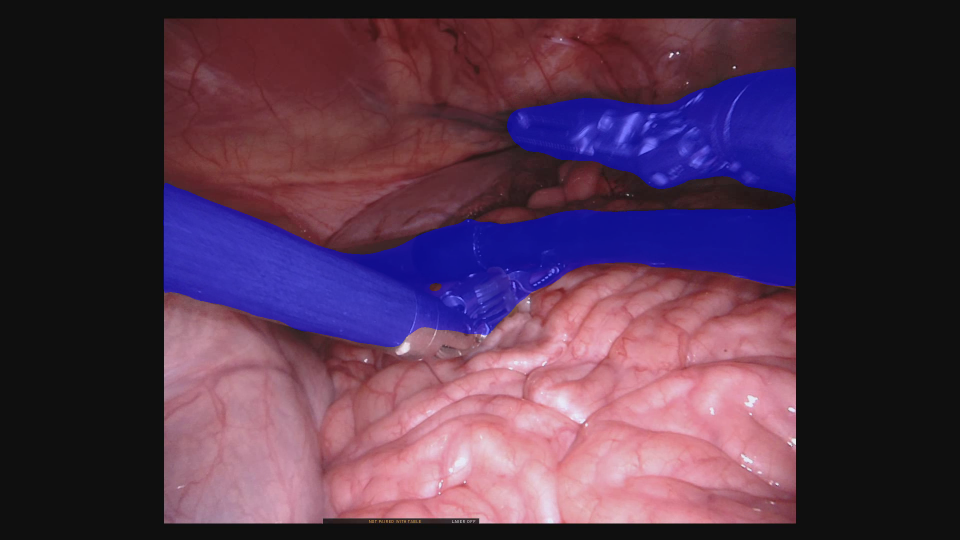
#> input picture test.png, 1920 x 1080 px, given as the content of the folder data/test_label/instrument_dataset_1, which was not available (shown at 1/2 size)
$ python prepare_test.py
#> lines starting #> are read from the running program, lines starting #| are printed output that depends on the picture; pictures that were not available may be replaced by others from this repository, and a replacement may not be noted
"""
[1] Merge masks with different instruments into one binary mask
[2] Crop black borders from images and masks
"""
from pathlib import Path

from tqdm import tqdm
import cv2
import numpy as np

data_path = Path('data')

test_path = data_path / 'test'
test_label_path = data_path / 'test_label'

cropped_test_path = data_path / 'cropped_test'

original_height, original_width = 1080, 1920
height, width = 1024, 1280
h_start, w_start = 28, 320

binary_factor = 255
parts_factor = 85
instrument_factor = 32


if __name__ == '__main__':
    for instrument_index in range(1, 11): # loop of instrument type
        instrument_folder = 'instrument_dataset_' + str(instrument_index)

        (cropped_test_path / instrument_folder / 'images').mkdir(exist_ok=True, parents=True)

        binary_mask_folder = (cropped_test_path / instrument_folder / 'binary_masks')
        binary_mask_folder.mkdir(exist_ok=True, parents=True)

        parts_mask_folder = (cropped_test_path / instrument_folder / 'parts_masks')
        parts_mask_folder.mkdir(exist_ok=True, parents=True)

        instrument_mask_folder = (cropped_test_path / instrument_folder / 'instruments_masks')
        instrument_mask_folder.mkdir(exist_ok=True, parents=True)

        mask_folders = list((test_label_path / instrument_folder).glob('*'))
        # mask_folders = [x for x in mask_folders if 'Other' not in str(mask_folders)]

        for file_name in tqdm(list((test_path / instrument_folder / 'left_frames').glob('*'))): # loop of frames
            img = cv2.imread(str(file_name))
#> img is the input picture: shape (1080, 1920, 3); mean B, G, R 76.1, 52.9, 81.8
            old_h, old_w, _ = img.shape
#> old_h = 1080; old_w = 1920

            img = img[h_start: h_start + height, w_start: w_start + width] # crop boarder
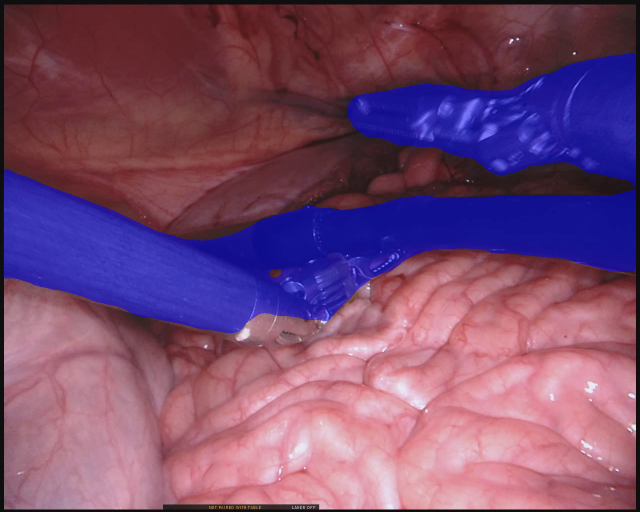
#> img: shape (1024, 1280, 3) (shown at 1/2 size); mean B, G, R 111.7, 75, 120.6
            cv2.imwrite(str(cropped_test_path / instrument_folder / 'images' / (file_name.stem + '.jpg')), img,
                        [cv2.IMWRITE_JPEG_QUALITY, 100])  # folder of cropped image

            mask_binary = np.zeros((old_h, old_w))
            mask_parts = np.zeros((old_h, old_w))
            mask_instruments = np.zeros((old_h, old_w))

            for mask_folder in mask_folders:  # loop of different mask on same image
                mask = cv2.imread(str(mask_folder / file_name.name), 0)  # correspongding mask of each image
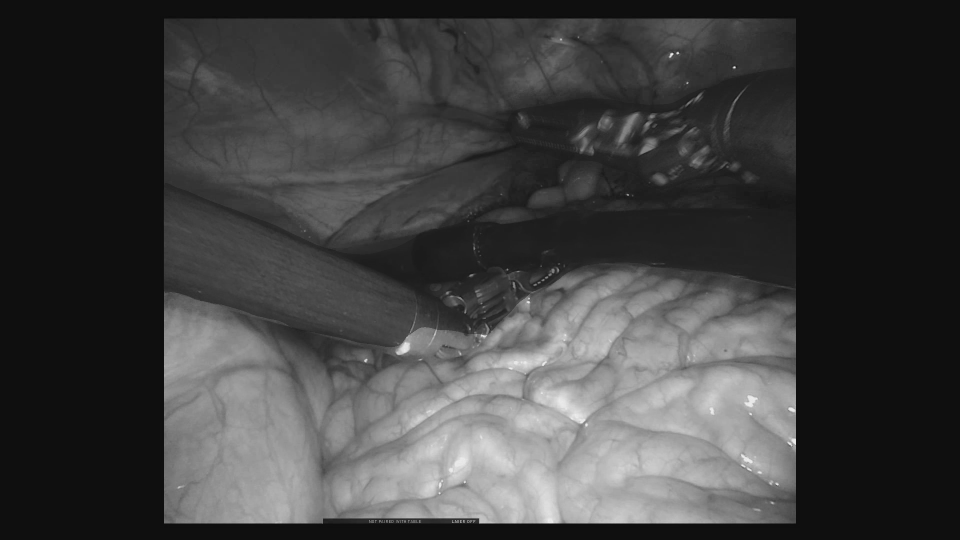
#> mask: shape (1080, 1920) (shown at 1/2 size); min 8, max 242, mean 63.9

                # add masks to one mask for different type of mask
                if 'Bipolar_Forceps' in str(mask_folder):
                    mask_instruments[mask > 0] = 1
                elif 'Prograsp_Forceps' in str(mask_folder):
                    mask_instruments[mask > 0] = 2
                elif 'Large_Needle_Driver' in str(mask_folder):
                    mask_instruments[mask > 0] = 3
                elif 'Vessel_Sealer' in str(mask_folder):
                    mask_instruments[mask > 0] = 4
                elif 'Grasping_Retractor' in str(mask_folder):
                    mask_instruments[mask > 0] = 5
                elif 'Monopolar_Curved_Scissors' in str(mask_folder):
                    mask_instruments[mask > 0] = 6
                elif 'Other' in str(mask_folder):
                    mask_instruments[mask > 0] = 7

                if 'Other' not in str(mask_folder):
                    mask_binary += mask

                    mask_parts[mask == 10] = 1  # Shaft
                    mask_parts[mask == 20] = 2  # Wrist
                    mask_parts[mask == 30] = 3  # Claspers

            mask_binary = (mask_binary[h_start: h_start + height, w_start: w_start + width] > 0).astype(
                np.uint8) * binary_factor
#> mask_binary: shape (1024, 1280); every value is 255
            mask_parts = (mask_parts[h_start: h_start + height, w_start: w_start + width]).astype(
                np.uint8) * parts_factor
            mask_instruments = (mask_instruments[h_start: h_start + height, w_start: w_start + width]).astype(
                np.uint8) * instrument_factor

            cv2.imwrite(str(binary_mask_folder / file_name.name), mask_binary)
            cv2.imwrite(str(parts_mask_folder / file_name.name), mask_parts)
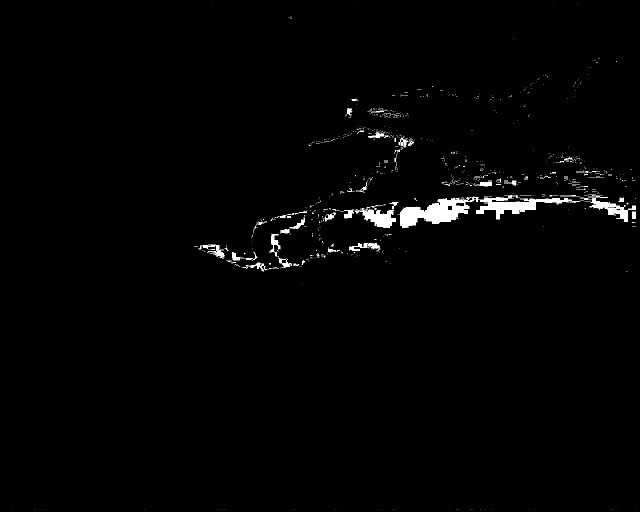
#> saved as test.png: shape (1024, 1280) (shown at 1/2 size); min 0, max 255, mean 3.9
            cv2.imwrite(str(instrument_mask_folder / file_name.name), mask_instruments)
